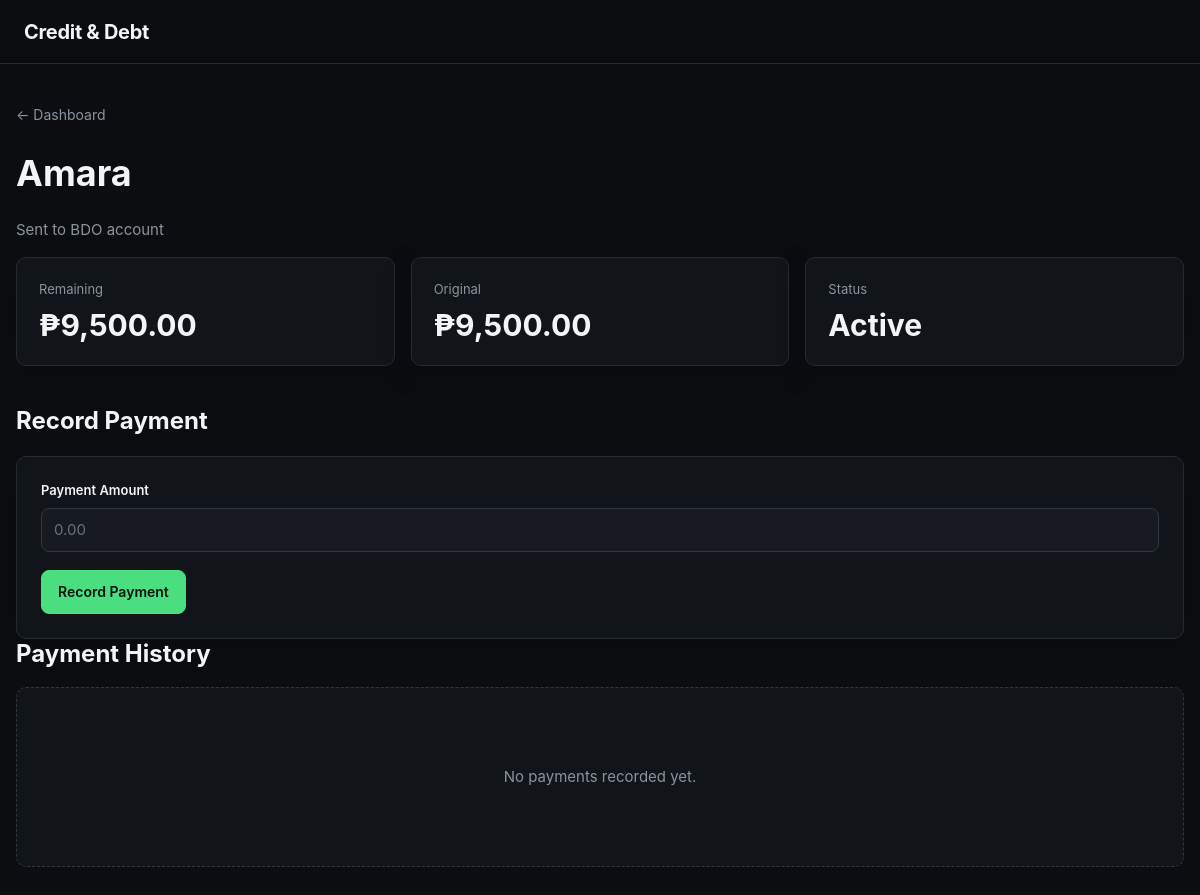
Page /debt/3 on the committed database.
### tables this page shows
CREATE TABLE debts (
            id INTEGER PRIMARY KEY AUTOINCREMENT,
            creditor TEXT NOT NULL,
            description TEXT,
            original_amount REAL NOT NULL DEFAULT 0,
            remaining_amount REAL NOT NULL DEFAULT 0,
            interest_rate REAL NOT NULL DEFAULT 0,
            minimum_payment REAL NOT NULL DEFAULT 0,
            due_date TEXT,
            status TEXT NOT NULL DEFAULT 'active',
            created_at TEXT NOT NULL
        , archived INTEGER NOT NULL DEFAULT 0);

### app.py (the view)
@app.route("/debt/<int:debt_id>")
def debt_detail(debt_id):
    conn = get_db()
    debt = conn.execute("""
        SELECT *
        FROM debts
        WHERE id = ?
    """, (debt_id,)).fetchone()
    if not debt:
        conn.close()
        flash("Debt not found.", "error")
        return redirect(url_for("index"))
    payments = conn.execute("""
        SELECT *
        FROM payments
        WHERE debt_id = ?
        ORDER BY created_at DESC
    """, (debt_id,)).fetchall()
    conn.close()
    return render_template(
        "debt.html",
        debt=debt,
        payments=payments
    )

### app.py (called while the page is built)
def get_db():
    conn = sqlite3.connect(DATABASE_PATH)
    conn.row_factory = sqlite3.Row
    conn.execute("PRAGMA foreign_keys = ON")
    return conn

def peso(value):
    return f"₱{value:,.2f}"

### templates/debt.html (shortened to what this page needs)
{% extends "base.html" %}
{% block content %}
<div class="form-page">
    <div class="page-header">
        <div>
            <a
                href="{{ url_for('index') }}"
                class="back-link"
            >
                ← Dashboard
            </a>
            <h1>
                {{ debt.creditor }}
            </h1>
            {% if debt.description %}
                <p class="muted">
                    {{ debt.description }}
                </p>
            {% endif %}
        </div>
    </div>
    <div class="summary-grid">
        <div class="summary-card">
            <span class="summary-label">
                Remaining
            </span>
            <strong class="summary-value debt-value">
                {{ debt.remaining_amount|peso }}
            </strong>
        </div>
        <div class="summary-card">
            <span class="summary-label">
                Original
            </span>
            <strong class="summary-value">
                {{ debt.original_amount|peso }}
            </strong>
        </div>
        <div class="summary-card">
            <span class="summary-label">
                Status
            </span>
            <strong class="summary-value">
                {{ debt.status|capitalize }}
            </strong>
        </div>
    </div>
    {% if debt.remaining_amount > 0 %}
        <section class="section">
            <h2>Record Payment</h2>
            <form
                method="POST"
                action="{{
                    url_for(
                        'payment',
                        debt_id=debt.id
                    )
                }}"
                class="form-card"
            >
                <div class="form-group">
                    <label for="amount">
                        Payment Amount
                    </label>
                    <input
                        type="number"
                        id="amount"
                        name="amount"
                        step="0.01"
                        min="0.01"
                        max="{{ debt.remaining_amount }}"
                        placeholder="0.00"
                        required
                    >
                </div>
                <button
                    type="submit"
                    class="btn btn-primary"
                >
                    Record Payment
                </button>
            </form>
        </section>
    {% endif %}
    <section class="section">
        <div class="section-header">
            <h2>Payment History</h2>
        </div>
        {% if payments %}
            <div class="table-wrapper">
                <table>
                    <thead>
                        <tr>
                            <th>Date</th>
                            <th>Amount</th>
                        </tr>
                    </thead>
                    <tbody>
                        {% for payment in payments %}
                            <tr>
                                <td>
                                    {{ payment.created_at }}
                                </td>
                                <td class="savings-value">
                                    {{ payment.amount|peso }}
                                </td>
                            </tr>
                        {% endfor %}
                    </tbody>
                </table>
            </div>
        {% else %}
            <div class="empty-state">
                <p class="muted">
                    No payments recorded yet.
                </p>
            </div>
        {% endif %}
    </section>
</div>
{% endblock %}

### static/css/style.css (style rules this page uses)
:root { --bg: #0b0d10; --surface: #111418; --surface-2: #171b21; --surface-3: #1c2229; --border: #252b33; --border-light: #303741; --text: #f3f4f6; --muted: #8b949e; --primary: #4ade80; --primary-hover: #22c55e; --danger: #f87171; --danger-hover: #ef4444; --warning: #fbbf24; --radius: 10px; --radius-small: 8px; --content-width: 1400px; --shadow: 0 8px 30px rgba(0, 0, 0, 0.18); }
*, *::before, *::after { box-sizing: border-box; }
html { width: 100%; min-height: 100%; overflow-x: hidden; scroll-behavior: smooth; }
body { width: 100%; min-height: 100vh; margin: 0; background: var(--bg); color: var(--text); font-family: Inter, -apple-system, BlinkMacSystemFont, "Segoe UI", Roboto, Helvetica, Arial, sans-serif; font-size: 15px; line-height: 1.5; overflow-x: hidden; -webkit-font-smoothing: antialiased; text-rendering: optimizeLegibility; }
button, input, select, textarea { font: inherit; }
button, a { -webkit-tap-highlight-color: transparent; }
a { color: inherit; text-decoration: none; }
button { cursor: pointer; }
form { margin: 0; }
h1, h2, h3, h4, p { margin-top: 0; }
h1 { font-size: clamp(26px, 3vw, 36px); line-height: 1.2; }
h2 { font-size: clamp(21px, 2vw, 26px); line-height: 1.25; }
.muted { color: var(--muted); }
.btn { display: inline-flex; align-items: center; justify-content: center; min-height: 44px; padding: 0 16px; border: 1px solid transparent; border-radius: var(--radius-small); font-size: 14px; font-weight: 600; line-height: 1; white-space: nowrap; transition: background-color 0.15s ease, border-color 0.15s ease, color 0.15s ease, transform 0.15s ease; }
.btn-primary { background: var(--primary); color: #07130b; border-color: var(--primary); }
.summary-grid { display: grid; grid-template-columns: repeat(3, minmax(0, 1fr)); gap: 16px; margin-bottom: 40px; }
.summary-card { min-width: 0; padding: 22px; background: var(--surface); border: 1px solid var(--border); border-radius: var(--radius); box-shadow: var(--shadow); }
.summary-label { display: block; margin-bottom: 8px; color: var(--muted); font-size: 13px; }
.summary-card strong { display: block; font-size: clamp(22px, 3vw, 30px); line-height: 1.2; overflow-wrap: anywhere; }
.section-header { display: flex; align-items: center; justify-content: space-between; gap: 16px; margin-bottom: 18px; }
.section-header h2 { margin-bottom: 0; }
.empty-state { display: flex; align-items: center; justify-content: center; flex-direction: column; gap: 14px; min-height: 180px; padding: 30px; background: var(--surface); border: 1px dashed var(--border-light); border-radius: var(--radius); text-align: center; }
.empty-state p { margin: 0; color: var(--muted); }
.form-card { padding: 24px; background: var(--surface); border: 1px solid var(--border); border-radius: var(--radius); box-shadow: var(--shadow); }
.form-group { display: flex; flex-direction: column; gap: 7px; margin-bottom: 18px; }
.form-group label { color: var(--text); font-size: 13px; font-weight: 600; }
input, select, textarea { width: 100%; min-height: 44px; padding: 10px 12px; color: var(--text); background: var(--surface-2); border: 1px solid var(--border-light); border-radius: var(--radius-small); outline: none; transition: border-color 0.15s ease, box-shadow 0.15s ease; }
input::placeholder, textarea::placeholder { color: #68717c; }
.back-link { display: inline-flex; align-items: center; min-height: 36px; margin-bottom: 20px; color: var(--muted); font-size: 14px; }

### rows in the picture
debts: creditor "Amara", description "Sent to BDO account", remaining_amount|peso "₱9,500.00", original_amount|peso "₱9,500.00", status "Active"
